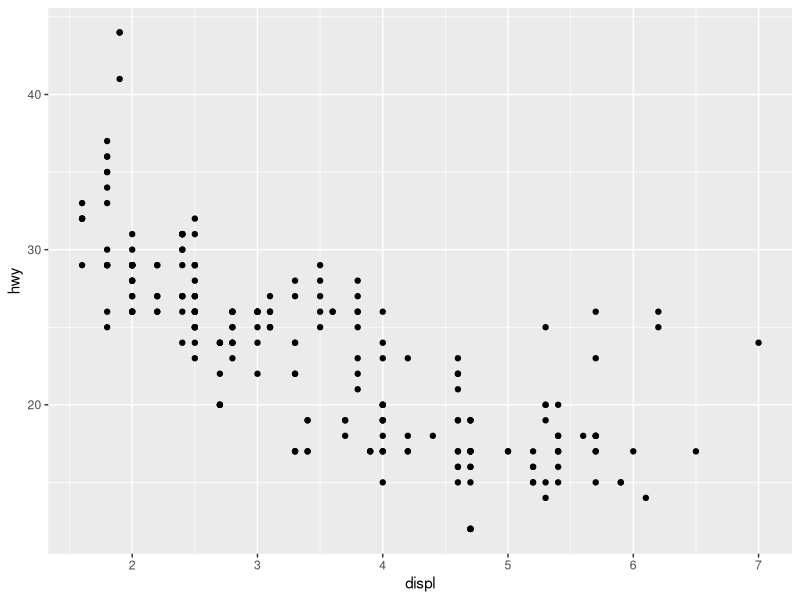
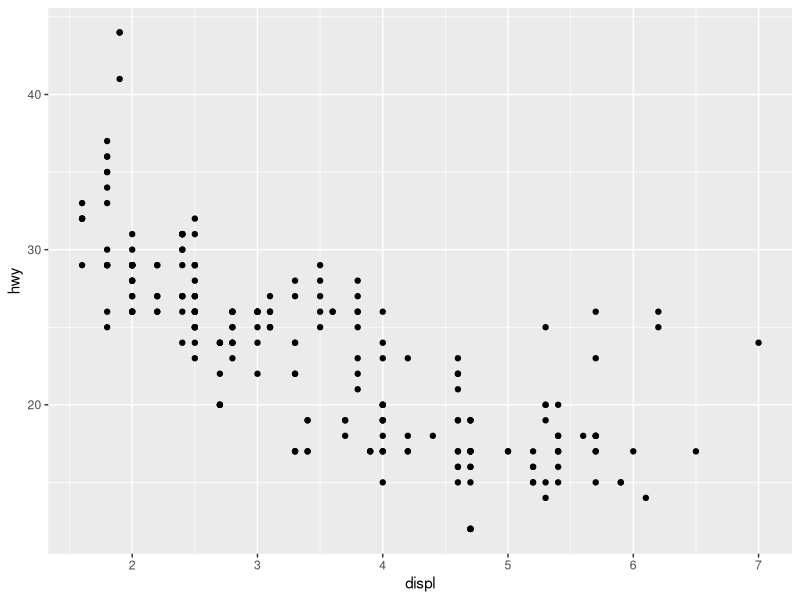
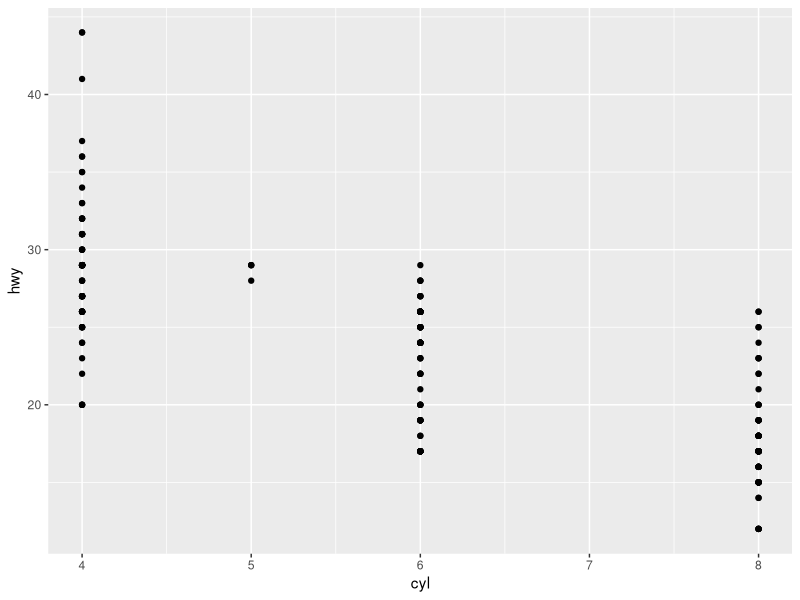
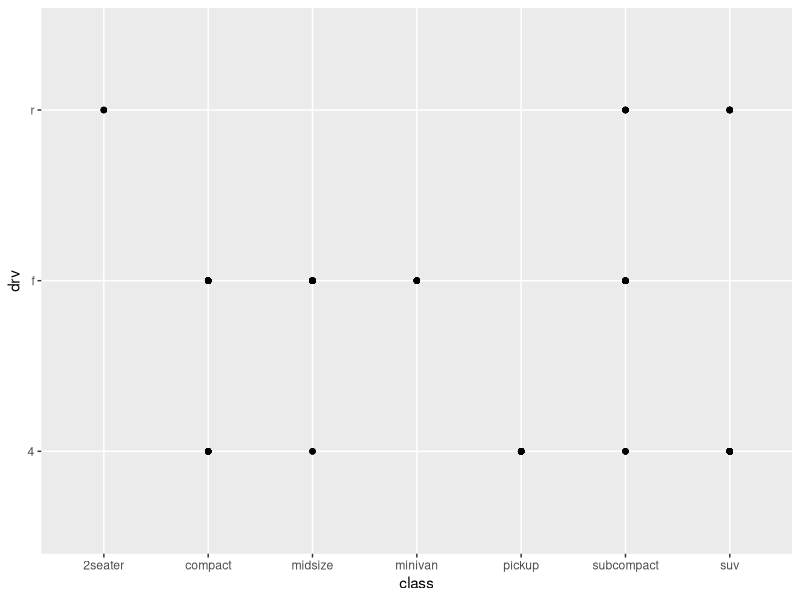
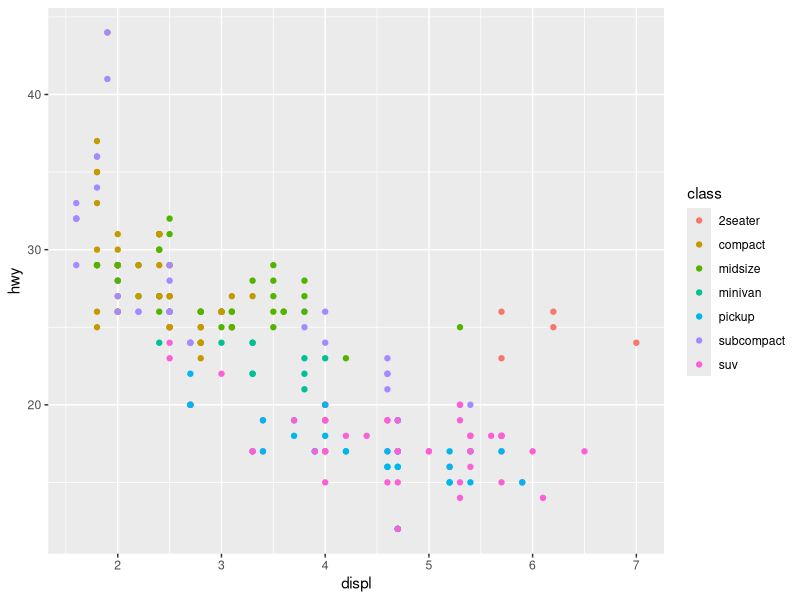
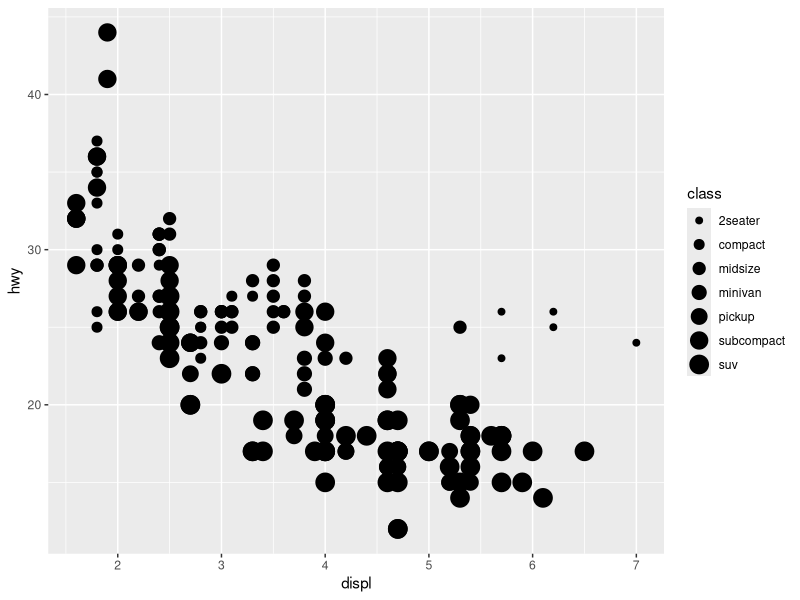
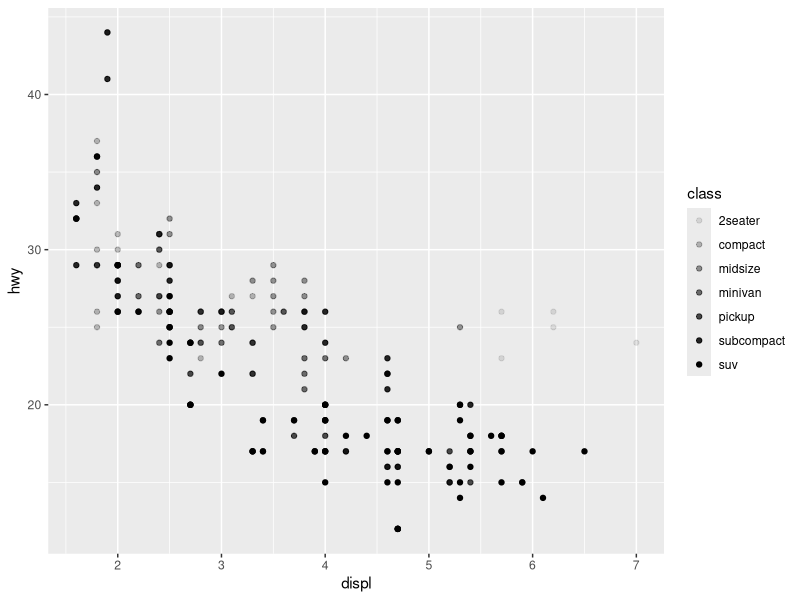
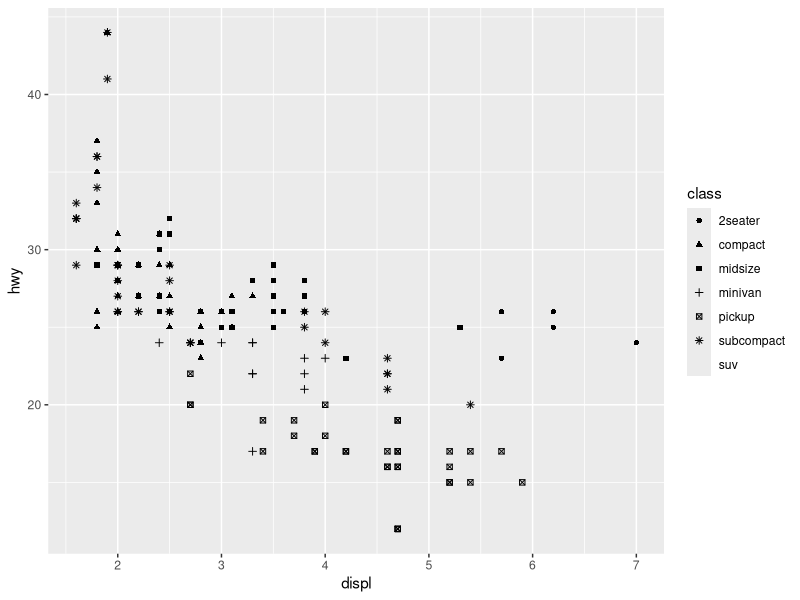

Write the R code that produced these figures, in order. (Note: this script raises an error after producing the figures.)
library(tidyverse)

# loading the mgp dataset to visualise some data 
data <- mpg
ggplot(data = data, aes(x = displ, y = hwy)) + 
  geom_point()
#or
ggplot(data = mpg) + 
  geom_point(mapping = aes(x = displ, y = hwy))

?mpg

# Make a scatterplot of hwy vs cyl

ggplot(data = mpg) + 
  geom_point(mapping = aes(x = cyl, y = hwy))

# What happens if you make a scatterplot of class vs drv? Why is the plot not useful?

ggplot(data = mpg) + 
  geom_point(mapping = aes(x = class, y = drv))

# adding aesthetics

ggplot(data = mpg) + 
  geom_point(mapping = aes(x = displ, y = hwy, color = class))

ggplot(data = mpg) + 
  geom_point(mapping = aes(x = displ, y = hwy, size = class))

ggplot(data = mpg) + 
  geom_point(mapping = aes(x = displ, y = hwy, alpha = class))

ggplot(data = mpg) + 
  geom_point(mapping = aes(x = displ, y = hwy, shape = class))

ggplot(data = mpg) + 
  geom_point(mapping = aes(x = displ, y = hwy), color = "blue")

# Which variables in mpg are categorical? Which variables are continuous?
?mpg
str(data)
# Map a continuous variable to color, size, and shape
ggplot(data = mpg) + 
  geom_point(mapping = aes(x = displ, y = hwy, color = year, size = cty))

# What happens if you map the same variable to multiple aesthetics?
ggplot(data = mpg) + 
  geom_point(mapping = aes(x = displ, y = hwy, color = cty, size = cty))

# What does the stroke aesthetic do? What shapes does it work with? (Hint: use ?geom_point)
?geom_point
ggplot(data = mpg) + 
  geom_point(mapping = aes(x = displ, y = hwy, stroke = cty))

# What happens if you map an aesthetic to something other than a variable name, 
# like aes(colour = displ < 5)? Note, you’ll also need to specify x and y.
ggplot(data = mpg) + 
  geom_point(mapping = aes(x = displ, y = hwy, color = displ < 5))

# Facets:
ggplot(data = mpg) + 
  geom_point(mapping = aes(x = displ, y = hwy)) + 
  facet_wrap(~ class, nrow = 2)

# To facet your plot on the combination of two variables, add facet_grid() to your plot call. 
# The first argument of facet_grid() is also a formula. This time the formula should contain 
# two variable names separated by a ~
ggplot(data = mpg) + 
  geom_point(mapping = aes(x = displ, y = hwy)) + 
  facet_grid(drv ~ cyl)

# If you prefer to not facet in the rows or columns dimension, use a . instead of a variable name
# e.g. + facet_grid(. ~ cyl).
ggplot(data = mpg) + 
  geom_point(mapping = aes(x = displ, y = hwy)) + 
  facet_grid(. ~ cyl)

# faceting on continuous variable
ggplot(data = mpg) + 
  geom_point(mapping = aes(x = displ, y = hwy)) + 
  facet_grid(.~ year)

# what happens here 
ggplot(data = mpg) + 
  geom_point(mapping = aes(x = displ, y = hwy)) + 
  facet_grid(drv ~ cyl)

ggplot(data = mpg) + 
  geom_point(mapping = aes(x = drv, y = cyl))

ggplot(data = mpg) + 
  geom_point(mapping = aes(x = displ, y = hwy)) +
  facet_grid(drv ~ .)

ggplot(data = mpg) + 
  geom_point(mapping = aes(x = displ, y = hwy)) +
  facet_grid(. ~ cyl)

# When using facet_grid() you should usually put the variable with more unique levels in the columns!!!

# different geoms:
ggplot(data = mpg) + 
  geom_smooth(mapping = aes(x = displ, y = hwy))
  #geom_point(mapping = aes(x=displ, y=hwy))

ggplot(data = mpg) +
  geom_smooth(mapping = aes(x = displ, y = hwy, group = drv))

ggplot(data = mpg) +
  geom_smooth(
    mapping = aes(x = displ, y = hwy, color = drv),
    show.legend = FALSE)

# making it easier to change the code, changing global and local mapping:
ggplot(data = mpg, aes(x = displ, y = hwy)) + 
  geom_point(aes(color=class)) + 
  geom_smooth()

ggplot(data = mpg, mapping = aes(x = displ, y = hwy)) + 
  geom_point(mapping = aes(color = class)) + 
  geom_smooth(data = filter(mpg, class == "subcompact"), se = FALSE)

# what will this look like?
ggplot(data = mpg, mapping = aes(x = displ, y = hwy, color = drv)) + 
  geom_point() + 
  geom_smooth(se = FALSE)

# creating code from image
#1. 
ggplot(data = mpg, aes(x = displ, y = hwy)) + 
  geom_point(aes(color=displ>5)) + 
  geom_smooth(se=FALSE, color="blue", show.legend = FALSE)


#2.
ggplot(data = mpg, aes(x = displ, y = hwy)) + 
  geom_point() + 
  geom_smooth(se=FALSE, color="blue", aes(group=drv), show.legend = FALSE)

#3.
ggplot(data = mpg, aes(x = displ, y = hwy)) + 
  geom_point(aes(color=drv)) + 
  geom_smooth(se=FALSE, color="blue")

#4.
ggplot(data = mpg, aes(x = displ, y = hwy)) + 
  geom_point(aes(color=drv)) + 
  geom_smooth(se=FALSE, aes(linetype=drv))

#5.
ggplot(data = mpg, aes(x = displ, y = hwy)) + 
  geom_point(aes(color=drv)) + 
  geom_smooth(se=FALSE, aes(linetype=drv))

## statistical transformations 
# bar plots. default stat for barplots is "count"
ggplot(data = diamonds) + 
  geom_bar(mapping = aes(x = cut))

# changing stat to identity (frequency in this case)
demo <- tribble(
  ~cut,         ~freq,
  "Fair",       1610,
  "Good",       4906,
  "Very Good",  12082,
  "Premium",    13791,
  "Ideal",      21551
)
ggplot(data = demo) +
  geom_bar(mapping = aes(x = cut, y = freq), stat = "identity")

# using stat summary
ggplot(data = diamonds) + 
  stat_summary(
    mapping = aes(x = cut, y = depth),
    fun.ymin = min,
    fun.ymax = max,
    fun.y = median
  )

ggplot(data = diamonds) + 
  geom_col(mapping = aes(x = cut, y=depth))

# adding jitter to improve scatter plots (adds random noise for each point)
ggplot(data = mpg) + 
  geom_point(mapping = aes(x = displ, y = hwy), position = "jitter")

# see the difference between the next two plots:
ggplot(data = mpg, mapping = aes(x = cty, y = hwy)) + 
  geom_point()

ggplot(data = mpg, mapping = aes(x = cty, y = hwy)) + 
  geom_point(position="jitter", stat="identity")

# using coord polar:
bar <- ggplot(data = diamonds) + 
  geom_bar(
    mapping = aes(x = cut, fill = cut), 
    show.legend = FALSE,
    width = 1
  ) + 
  theme(aspect.ratio = 1) +
  labs(x = NULL, y = NULL)

bar + coord_flip()
bar + coord_polar()

# Turn a stacked bar chart into a pie chart using coord_polar() -> TAKES LONG TO COMPUTE.
ggplot(data = mpg, aes(x=year, y=hwy, fill=drv)) + 
  geom_bar(stat="identity")+
  coord_polar()

# What’s the difference between coord_quickmap() and coord_map()
ggplot(data = mpg, aes(x=cyl, y=hwy, fill=drv)) + 
  geom_bar(stat="identity")+
  coord_map()
ggplot(data = mpg, aes(x=cyl, y=hwy, fill=drv)) + 
  geom_bar(stat="identity")+
  coord_quickmap()

# What does the plot below tell you about the relationship between city and highway mpg? 
# Why is coord_fixed() important? What does geom_abline() do?
ggplot(data = mpg, mapping = aes(x = cty, y = hwy)) +
  geom_point() + 
  geom_abline() +
  coord_fixed()+

# lets play around more: this is the grammar of graphics
'ggplot(data = <DATA>) + 
  <GEOM_FUNCTION>(
    mapping = aes(<MAPPINGS>),
    stat = <STAT>, 
    position = <POSITION>
  ) +
  <COORDINATE_FUNCTION> +
  <FACET_FUNCTION>'